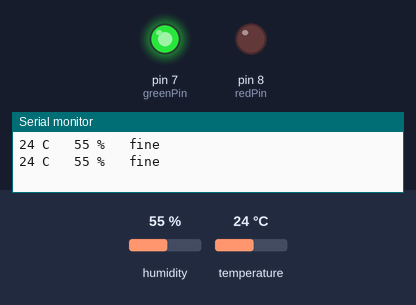
A sketch run on a simulated Arduino Uno, built with avr-gcc and run on an emulated ATmega328P. Parts: output pins drawn as LEDs (lit = HIGH), the last lines printed to the serial monitor. The inputs (shaded band) are chosen by the test bench; at power-on: humidity 55 %, temperature 24 °C.

Above: at 2.8 s.
2.9 s: humidity set to 78 %
5.6 s: humidity set to 81 %
At 6.7 s:
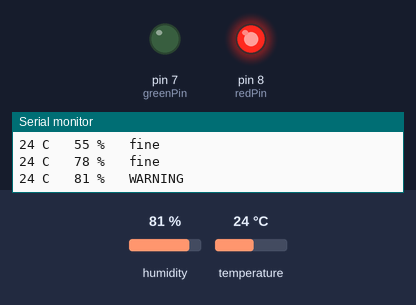
8.3 s: humidity set to 22 %
At 11.3 s:
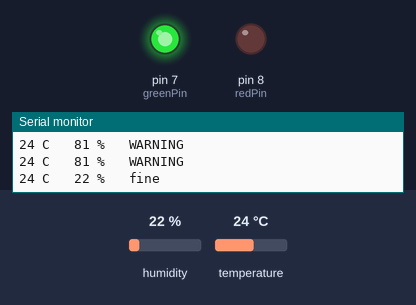
11.6 s: humidity set to 88 %
At 12.6 s:
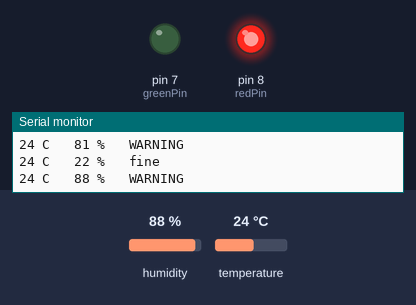
Timing chart, 0 to 14.6 s (numbered marks = the images above; inputs shaded):
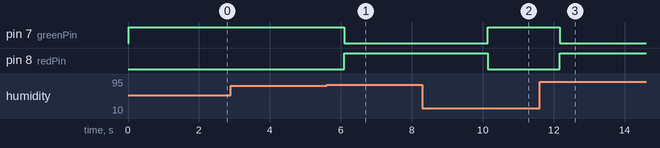

Measured:
- the behaviour switches between 79 and 80 % on humidity (found by bisection; images 0 and 1)
- after the input at 5.6 s, pin 7 (greenPin): HIGH → LOW after 0.50 s; pin 8 (redPin): LOW → HIGH after 0.50 s
- after the input at 8.3 s, pin 7 (greenPin): LOW → HIGH after 1.8 s; pin 8 (redPin): HIGH → LOW after 1.8 s
- after the input at 11.6 s, pin 7 (greenPin): HIGH → LOW after 0.57 s; pin 8 (redPin): LOW → HIGH after 0.57 s

The sketch:

b4_07_room_monitor.ino
```cpp
// ==================================================================
//   BAND 4 SWAP  -  THE ROOM MONITOR
//   Build this INSTEAD of the night guard.
//
//   It teaches what Band 4 teaches, and it teaches it from the
//   other side. Every other sensor in this course hands you a
//   number from 0 to 1023 that you have to give a meaning to. This
//   one hands you DEGREES, and a PERCENTAGE, already meant.
//
//   That difference is the whole point of building it. Somebody
//   else did the calibration, inside the part, at the factory.
//
//   WHAT IT DOES
//     Reads the temperature and the humidity every two seconds,
//     prints both, and lights a warning when the room goes outside
//     the range you chose.
//
//   THIS BUILD USES THE BOTTOM RAILS, the pair nearest row a,
//     because everything here sits in rows a to e. Band 4's own
//     builds used the top pair. Move both rail wires down: PLUS
//     rail to the Arduino's 5V pin, MINUS rail to a GND pin. On
//     most boards the top and bottom rails are NOT joined.
//
//   WIRING THE SENSOR
//     The DHT11 is the small blue or white block with holes in the
//     front. It has either three or four pins. Look at yours, and
//     READ THE PRINTING rather than counting positions: different
//     factories use different letters and different orders.
//
//     THREE PINS (a module on a small board):
//       Push its pins into a25, a26, a27.
//       ground, marked - or G or GND  -> the MINUS rail
//       power,  marked + or V or VCC  -> the PLUS rail
//       data,   marked S or OUT or DATA or DAT -> pin 4
//
//     FOUR PINS (the bare part, no board):
//       Hold it with the holes facing you and push its four pins
//       into a30, a31, a32, a33, left to right. Then:
//         wire b30 -> the PLUS rail
//         wire b31 -> Arduino pin 4
//         column 32 -> nothing at all
//         wire b33 -> the MINUS rail
//       Then a 10k resistor from c30 to c31. Note the letters:
//       b30 and b31 already hold wires, and a hole takes one leg.
//       The module version has that resistor on the board already,
//       which is what the board is for.
//
//     IF THE PART GETS HOT, UNPLUG AT ONCE. Power and ground are
//     the wrong way round. A DHT11 usually survives a few seconds
//     of that and usually does not survive a minute.
//
//     Green LED long b3, short b4. Resistor a3 to a1.
//       Wire b1 to pin 7. Wire a4 to the minus rail.
//     Red LED long b7, short b8. Resistor a7 to a5.
//       Wire b5 to pin 8. Wire a8 to the minus rail.
//     One wire from the minus rail to a GND pin.
//
//   IT IS SLOW, AND THAT IS NORMAL
//     A DHT11 will not answer faster than about once a second, and
//     it is happier at once every two. Ask it more often and it
//     hands back the same answer or an error. That is the part, not
//     your code.
//
//   IT IS NOT VERY ACCURATE, AND THAT IS ALSO NORMAL
//     Give or take two degrees, and give or take FIVE PERCENT on
//     the humidity. It prints whole numbers, which makes it look
//     more certain than it is: the resolution is one percent and
//     the accuracy is five. Put it next to a real thermometer and
//     you will see the gap. The project
//     page asks you to do exactly that and write down the
//     difference, because a sensor you have not checked against
//     something else is a sensor you are trusting for no reason.
//
//   WHAT AN ERROR LOOKS LIKE
//     If the wiring is wrong you get an error rather than a wrong
//     number, which is a kindness. The sketch prints it plainly.
// ==================================================================

#include <SimpleDHT.h>

int dhtPin = 4;
SimpleDHT11 dht(dhtPin);

int greenPin = 7;
int redPin = 8;

// YOUR NUMBERS. Measure your room first. See the project page.
int tooHot = 32;         // degrees
int tooHumid = 80;       // percent

void setup() {
  pinMode(greenPin, OUTPUT);
  pinMode(redPin, OUTPUT);
  Serial.begin(9600);
  Serial.println("Room monitor. Degrees and percent, straight from the part.");
}

void loop() {
  byte temperature = 0;
  byte humidity = 0;
  int err = SimpleDHTErrSuccess;

  err = dht.read(&temperature, &humidity, NULL);

  if (err != SimpleDHTErrSuccess) {
    Serial.print("could not read the sensor, error ");
    Serial.println(err);
    digitalWrite(greenPin, LOW);
    digitalWrite(redPin, LOW);
    delay(2000);
    return;
  }

  Serial.print((int)temperature);
  Serial.print(" C   ");
  Serial.print((int)humidity);
  Serial.print(" %");

  bool warn = ((int)temperature >= tooHot) || ((int)humidity >= tooHumid);

  if (warn) {
    Serial.println("   WARNING");
    digitalWrite(greenPin, LOW);
    digitalWrite(redPin, HIGH);
  } else {
    Serial.println("   fine");
    digitalWrite(greenPin, HIGH);
    digitalWrite(redPin, LOW);
  }

  delay(2000);        // the part will not answer faster than this
}
```
